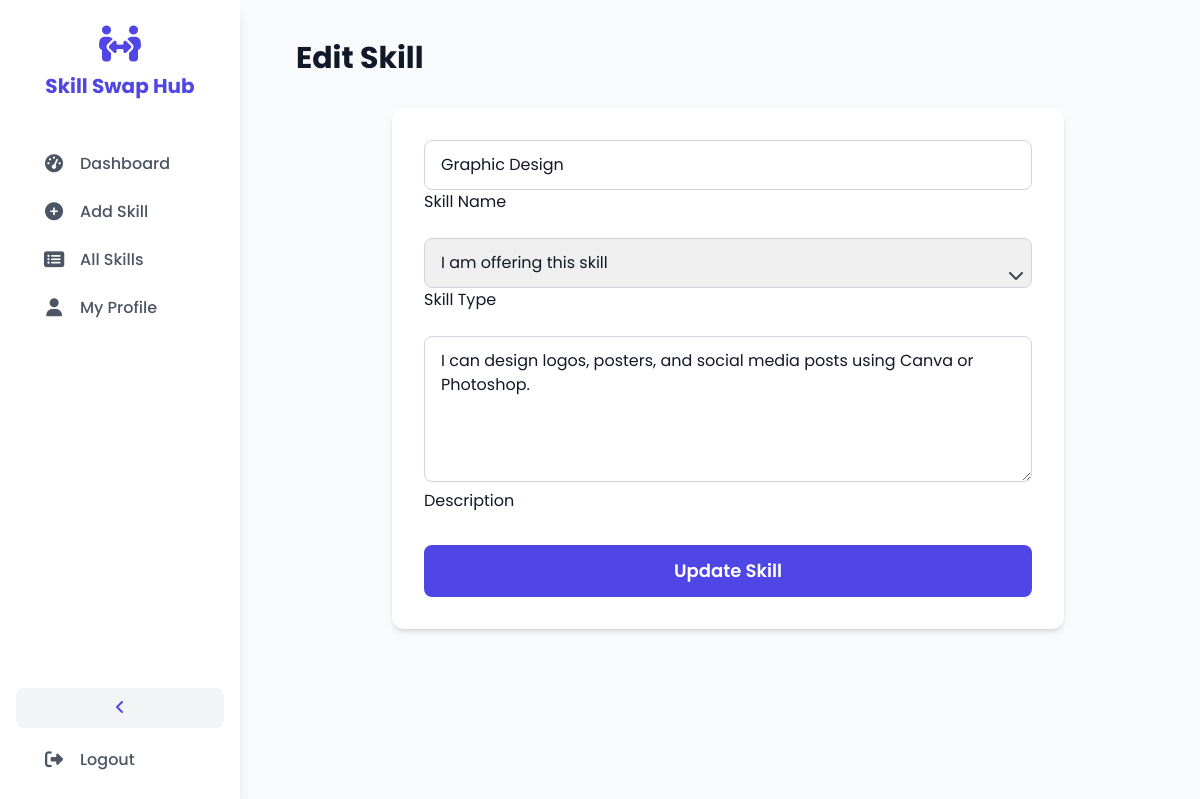
/edit/6/ (signed in), run on the app's committed database.
### skills/models.py (models this page shows, shortened)
class Skill(models.Model):
    SKILL_TYPE_CHOICES = [
        ('offer', 'Offering'),
        ('request', 'Requesting'),
    ]
    user = models.ForeignKey(User, on_delete=models.CASCADE)
    title = models.CharField(max_length=100)
    description = models.TextField()
    skill_type = models.CharField(max_length=10, choices=SKILL_TYPE_CHOICES)
    created_at = models.DateTimeField(auto_now_add=True)

### skills/views.py (the view)
# urls.py: path('edit/<int:skill_id>/', views.edit_skill_view, name='edit_skill'),
@login_required(login_url='login')
def edit_skill_view(request, skill_id):
    skill = get_object_or_404(Skill, id=skill_id, user=request.user)
    if request.method == 'POST':
        skill.title = request.POST.get('skill_name')
        skill.skill_type = request.POST.get('skill_type')
        skill.description = request.POST.get('description')
        skill.save()
        return redirect('dashboard')
    context = {'skill': skill}
    return render(request, 'edit_skill.html', context)

### templates/edit_skill.html (shortened to what this page needs)
{% extends 'base.html' %}
{% block content %}
<div class="relative min-h-screen md:flex">
    <div id="sidebar" class="sidebar bg-white absolute inset-y-0 left-0 transform md:relative md:translate-x-0 sidebar-closed md:flex md:flex-col md:justify-between shadow-lg z-30">
        <div>
            <div class="logo-section">
                <a href="{% url 'index' %}" class="sidebar-logo-link inline-flex flex-col items-center justify-center w-full">
                    <i class="fas fa-people-arrows text-4xl text-[#4f46e5]"></i>
                    <span class="sidebar-text block text-xl font-bold text-[#4f46e5] mt-2">Skill Swap Hub</span>
                </a>
            </div>
            <nav class="mt-4 px-4">
                <a href="{% url 'dashboard' %}" class="sidebar-nav-link"><i class="fas fa-tachometer-alt fa-fw"></i> <span class="sidebar-text ml-3">Dashboard</span></a>
                <a href="{% url 'add_skill' %}" class="sidebar-nav-link"><i class="fas fa-plus-circle fa-fw"></i> <span class="sidebar-text ml-3">Add Skill</span></a>
                <a href="{% url 'listings' %}" class="sidebar-nav-link"><i class="fas fa-list-alt fa-fw"></i> <span class="sidebar-text ml-3">All Skills</span></a>
                <a href="{% url 'profile' %}" class="sidebar-nav-link"><i class="fas fa-user fa-fw"></i> <span class="sidebar-text ml-3">My Profile</span></a>
            </nav>
        </div>
        <div class="p-4">
            <button id="desktop-sidebar-toggle" class="hidden md:block w-full text-center p-2 bg-gray-100 hover:bg-gray-200 rounded-lg mb-2 text-[#4f46e5]"><i class="fas fa-angle-left transition-transform duration-300"></i></button>
            <a href="{% url 'logout' %}" class="sidebar-nav-link"><i class="fas fa-sign-out-alt fa-fw"></i> <span class="sidebar-text ml-3">Logout</span></a>
        </div>
    </div>
    <main id="main-content" class="flex-1 p-6 md:p-10">
        <h1 class="text-3xl font-bold mb-8">Edit Skill</h1>
        <div class="bg-white p-8 rounded-xl shadow-md max-w-2xl mx-auto">
            <form action="{% url 'edit_skill' skill.id %}" method="POST">
                <div class="relative mb-6">
                    <input type="text" id="skill_name" name="skill_name" class="w-full px-4 py-3 border border-gray-300 rounded-lg focus:outline-none focus:ring-2 focus:ring-[#4f46e5]" value="{{ skill.title }}" required>
                    <label for="skill_name" class="floating-label-prefilled">Skill Name</label>
                </div>
                <div class="relative mb-6">
                    <select id="skill_type" name="skill_type" class="w-full px-4 py-3 border border-gray-300 rounded-lg focus:outline-none focus:ring-2 focus:ring-[#4f46e5] appearance-none" required>
                        <option value="offer" {% if skill.skill_type == 'offer' %}selected{% endif %}>I am offering this skill</option>
                    </select>
                    <label for="skill_type" class="floating-label-prefilled">Skill Type</label>
                    <div class="pointer-events-none absolute inset-y-0 right-0 flex items-center px-2 text-gray-700"></div>
                </div>
                <div class="relative mb-8">
                    <textarea id="description" name="description" rows="5" class="w-full px-4 py-3 border border-gray-300 rounded-lg focus:outline-none focus:ring-2 focus:ring-[#4f46e5]" required>{{ skill.description }}</textarea>
                    <label for="description" class="floating-label-prefilled">Description</label>
                </div>
                <button type="submit" class="w-full btn-primary text-white py-3 rounded-lg font-semibold text-lg">Update Skill</button>
            </form>
        </div>
    </main>
</div>
{% endblock %}

### static/css/style.css (style rules this page uses)
body { font-family: 'Poppins', sans-serif; background-color: #f7f9fc; color: #111827; opacity: 0; transition: opacity 0.16s cubic-bezier(0.4, 0, 0.2, 1); }
body.page-loaded { opacity: 1; }
button, a, .btn-primary, .btn-secondary, .sidebar-nav-link, .contact-btn, .delete-btn, #offer-btn, #request-btn, #desktop-sidebar-toggle, #mobile-menu-button { -webkit-tap-highlight-color: transparent; }
.btn-primary { background-color: #4f46e5; transition: background-color 0.2s cubic-bezier(0.4, 0, 0.2, 1), transform 0.15s cubic-bezier(0.4, 0, 0.2, 1), box-shadow 0.2s cubic-bezier(0.4, 0, 0.2, 1); cursor: pointer; }
.sidebar { width: 15rem; flex-shrink: 0; will-change: width; }
.sidebar.sidebar-ready { transition: width 0.3s cubic-bezier(0.4, 0, 0.2, 1); }
main#main-content { margin-left: 1rem; will-change: margin-left; transition: margin-left 0.3s cubic-bezier(0.4, 0, 0.2, 1); }
.logo-section { padding: 1.5rem; text-align: center; }
.sidebar-nav-link { display: flex; align-items: center; padding: 0.75rem 1.5rem; border-radius: 0.5rem; transition: all 0.2s cubic-bezier(0.4, 0, 0.2, 1); font-weight: 500; cursor: pointer; }
.sidebar-nav-link:not(.active) { color: #4b5563; }
.sidebar-nav-link i { font-size: 1.125rem; width: 1.75rem; text-align: center; transition: transform 0.2s ease; }
input[type="text"], input[type="password"], input[type="email"], textarea, select { transition: border-color 0.2s cubic-bezier(0.4, 0, 0.2, 1), box-shadow 0.2s cubic-bezier(0.4, 0, 0.2, 1), background-color 0.2s ease; }

### templates/base.html (style rules this page uses)
body { opacity: 0; transition: opacity 0.16s cubic-bezier(0.4, 0, 0.2, 1); }
body.page-loaded { opacity: 1; }
.sidebar { width: 15rem; visibility: hidden; opacity: 0; }
.sidebar.sidebar-ready { visibility: visible; opacity: 1; transition: width 0.3s ease-in-out, opacity 0.2s ease-in-out; }
.sidebar-text { opacity: 1; transition: opacity 0.2s ease-in-out; }
main#main-content { margin-left: 1rem; transition: margin-left 0.3s ease-in-out; }

### data on the page
Skill: skill_name "Graphic Design", skill_type "I am offering this skill", description "I can design logos, posters, and social media posts using Canva or Photoshop."
